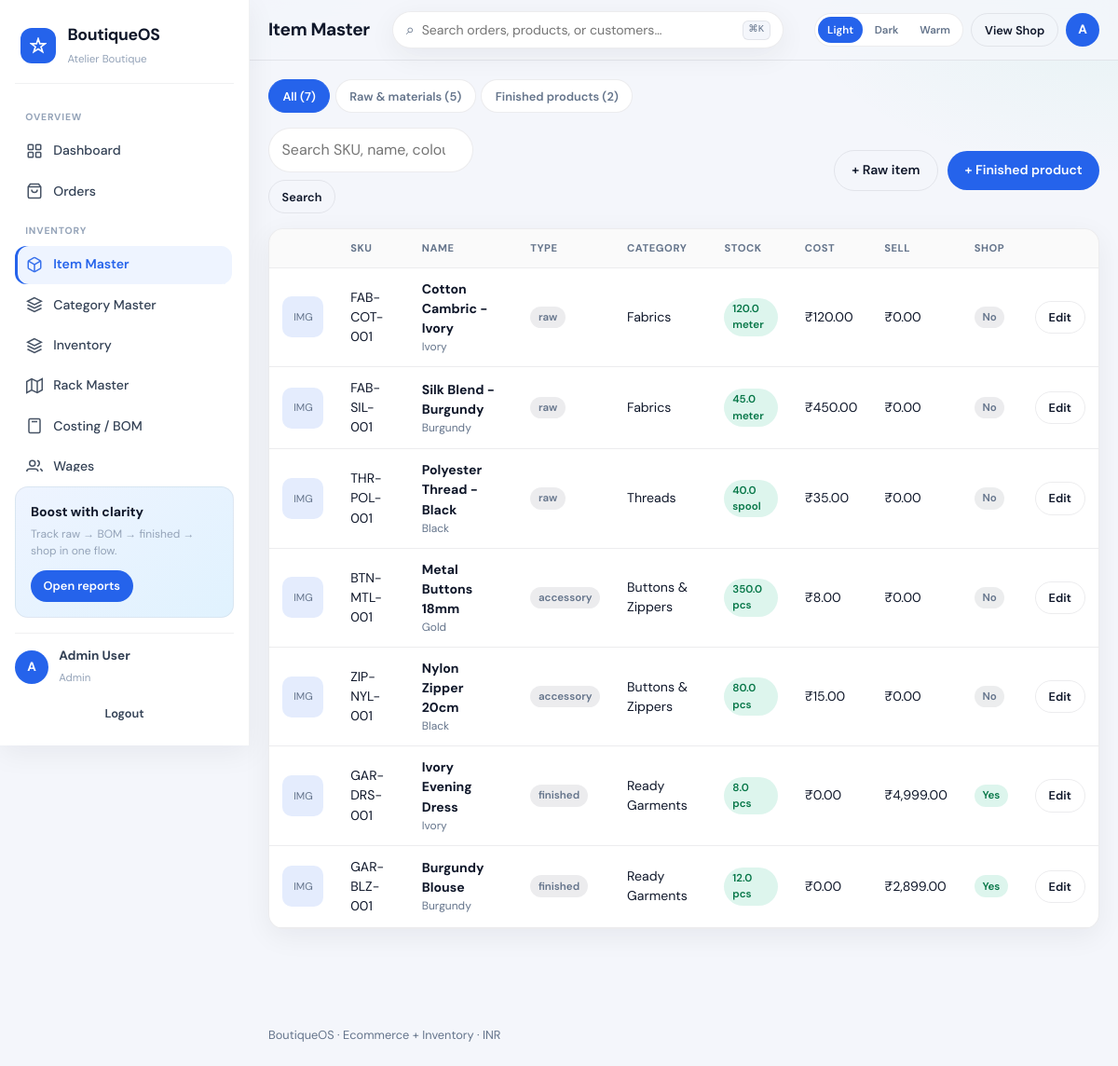
The page /admin/items.php (signed in) on the database its author committed.
### tables this page shows
CREATE TABLE items (
  id INT UNSIGNED AUTO_INCREMENT PRIMARY KEY,
  sku VARCHAR(60) NOT NULL UNIQUE,
  name VARCHAR(200) NOT NULL,
  slug VARCHAR(220) NOT NULL UNIQUE,
  category_id INT UNSIGNED DEFAULT NULL,
  item_type ENUM('raw','finished','accessory','consumable') NOT NULL DEFAULT 'raw',
  unit VARCHAR(30) NOT NULL DEFAULT 'pcs',
  description TEXT,
  color VARCHAR(60) DEFAULT NULL,
  size VARCHAR(40) DEFAULT NULL,
  material VARCHAR(120) DEFAULT NULL,
  brand VARCHAR(120) DEFAULT NULL,
  cost_price DECIMAL(12,2) NOT NULL DEFAULT 0,
  sell_price DECIMAL(12,2) NOT NULL DEFAULT 0,
  min_stock DECIMAL(12,2) NOT NULL DEFAULT 0,
  image VARCHAR(255) DEFAULT NULL,
  gallery JSON DEFAULT NULL,
  is_sellable TINYINT(1) NOT NULL DEFAULT 0,
  is_active TINYINT(1) NOT NULL DEFAULT 1,
  created_at TIMESTAMP DEFAULT CURRENT_TIMESTAMP,
  updated_at TIMESTAMP DEFAULT CURRENT_TIMESTAMP ON UPDATE CURRENT_TIMESTAMP,
  INDEX (category_id),
  INDEX (item_type),
  INDEX (is_sellable),
  CONSTRAINT fk_items_category FOREIGN KEY (category_id) REFERENCES categories(id) ON DELETE SET NULL
);

CREATE TABLE categories (
  id INT UNSIGNED AUTO_INCREMENT PRIMARY KEY,
  name VARCHAR(120) NOT NULL,
  slug VARCHAR(140) NOT NULL UNIQUE,
  type ENUM('raw','finished','accessory','service') NOT NULL DEFAULT 'raw',
  parent_id INT UNSIGNED DEFAULT NULL,
  description TEXT,
  is_active TINYINT(1) NOT NULL DEFAULT 1,
  created_at TIMESTAMP DEFAULT CURRENT_TIMESTAMP,
  INDEX (parent_id)
);

### config/bootstrap.php (called while the page is built, shortened)
<?php
function settings(): array {
    static $cfg = null;
    if ($cfg !== null) return $cfg;
    $file = ROOT_PATH . '/settings.json';
    $cfg = json_decode((string) file_get_contents($file), true) ?: [];
    return $cfg;
}
function money(float|int|string $amount): string {
    $s = settings();
    $sym = $s['currency_symbol'] ?? '₹';
    $n = (float) $amount;
    if (class_exists('NumberFormatter')) {
        $fmt = new NumberFormatter($s['locale'] ?? 'en_IN', NumberFormatter::DECIMAL);
        $fmt->setAttribute(NumberFormatter::FRACTION_DIGITS, 2);
        $fmt->setAttribute(NumberFormatter::MIN_FRACTION_DIGITS, 2);
        return $sym . $fmt->format($n);
    }
    $neg = $n < 0 ? '-' : '';
    $n = abs($n);
    $int = (int) floor($n);
    $dec = sprintf('%02d', (int) round(($n - $int) * 100));
    $sInt = (string) $int;
    $last3 = substr($sInt, -3);
    $rest = substr($sInt, 0, -3);
    $rest = preg_replace('/\B(?=(\d{2})+(?!\d))/', ',', $rest);
    return $neg . $sym . $rest . ',' . $last3 . '.' . $dec;
}
function e(?string $str): string {
    return htmlspecialchars((string) $str, ENT_QUOTES | ENT_SUBSTITUTE, 'UTF-8');
}

### admin/items.php (the view, shortened to what this page needs)
<?php
require_once dirname(__DIR__) . '/config/bootstrap.php';
$pdo = db();
$typeFilter = $_GET['type'] ?? 'all';
$q = trim($_GET['q'] ?? '');
$sql = "
  SELECT i.*, c.name AS category_name,
         COALESCE((SELECT SUM(qty) FROM inventory WHERE item_id=i.id),0) AS stock_qty
  FROM items i
  LEFT JOIN categories c ON c.id=i.category_id
  WHERE i.is_active=1
";
$params = [];
$sql .= " ORDER BY i.updated_at DESC";
$st = $pdo->prepare($sql);
$st->execute($params);
$items = $st->fetchAll();
$counts = [
    'all' => (int)$pdo->query("SELECT COUNT(*) FROM items WHERE is_active=1")->fetchColumn(),
    'raw' => (int)$pdo->query("SELECT COUNT(*) FROM items WHERE is_active=1 AND item_type IN ('raw','accessory','consumable')")->fetchColumn(),
    'finished' => (int)$pdo->query("SELECT COUNT(*) FROM items WHERE is_active=1 AND item_type='finished'")->fetchColumn(),
];
require ROOT_PATH . '/includes/admin_header.php';
?>
<div class="type-tabs">
  <a href="?type=all" class="<?= $typeFilter==='all'?'active':'' ?>">All (<?= $counts['all'] ?>)</a>
  <a href="?type=raw" class="<?= $typeFilter==='raw'?'active':'' ?>">Raw & materials (<?= $counts['raw'] ?>)</a>
  <a href="?type=finished" class="<?= $typeFilter==='finished'?'active':'' ?>">Finished products (<?= $counts['finished'] ?>)</a>
</div>
<div class="toolbar">
  <form method="get" style="display:flex;gap:.5rem;flex-wrap:wrap;align-items:center;flex:1">
    <input type="search" name="q" id="tableSearch" class="filter-input" value="<?= e($q) ?>" placeholder="Search SKU, name, colour…" style="border-radius:999px;min-width:220px">
    <button class="btn btn-outline btn-sm" type="submit">Search</button>
  </form>
  <button class="btn btn-outline" type="button" onclick="openModal('itemModal');document.getElementById('itemForm').reset();document.getElementById('itemId').value='';document.getElementById('f_item_type').value='raw';document.getElementById('modalTitle').textContent='New raw / material item';document.getElementById('f_is_sellable').checked=false">+ Raw item</button>
  <button class="btn btn-primary" type="button" onclick="openModal('itemModal');document.getElementById('itemForm').reset();document.getElementById('itemId').value='';document.getElementById('f_item_type').value='finished';document.getElementById('modalTitle').textContent='New finished product';document.getElementById('f_is_sellable').checked=true">+ Finished product</button>
</div>
<div class="panel">
  <div class="table-wrap">
    <table class="data">
      <thead>
        <tr><th></th><th>SKU</th><th>Name</th><th>Type</th><th>Category</th><th>Stock</th><th>Cost</th><th>Sell</th><th>Shop</th><th></th></tr>
      </thead>
      <tbody>
      <?php foreach ($items as $it): ?>
        <tr>
          <td>
            <?php if ($it['image']): ?>
              <img class="thumb" src="<?= e(asset($it['image'])) ?>" alt="">
            <?php else: ?>
              <div class="thumb-ph">IMG</div>
            <?php endif; ?>
          </td>
          <td><?= e($it['sku']) ?></td>
          <td>
            <strong><?= e($it['name']) ?></strong>
            <?php if ($it['color']): ?><div style="font-size:.75rem;color:var(--muted)"><?= e($it['color']) ?><?= $it['size'] ? ' · '.e($it['size']) : '' ?></div><?php endif; ?>
          </td>
          <td><span class="badge badge-muted"><?= e($it['item_type']) ?></span></td>
          <td><?= e($it['category_name'] ?: '—') ?></td>
          <td>
            <?php $low = (float)$it['stock_qty'] < (float)$it['min_stock']; ?>
            <span class="badge <?= $low ? 'badge-warn' : 'badge-ok' ?>"><?= e(number_format((float)$it['stock_qty'],1)) ?> <?= e($it['unit']) ?></span>
          </td>
          <td><?= e(money($it['cost_price'])) ?></td>
          <td><?= e(money($it['sell_price'])) ?></td>
          <td><?= $it['is_sellable'] ? '<span class="badge badge-ok">Yes</span>' : '<span class="badge badge-muted">No</span>' ?></td>
          <td>
            <button type="button" class="btn btn-outline btn-sm" onclick='editItem(<?= json_encode($it, JSON_HEX_TAG|JSON_HEX_APOS|JSON_HEX_AMP) ?>)'>Edit</button>
          </td>
        </tr>
      <?php endforeach; ?>
      </tbody>
    </table>
  </div>
</div>
<?php require ROOT_PATH . '/includes/admin_footer.php'; ?>

### assets/css/app.css (style rules this page uses)
*,*::before,*::after { box-sizing:border-box;margin:0;padding:0 }
html { -webkit-text-size-adjust:100%;scroll-behavior:smooth }
body { font-family:"DM Sans",system-ui,sans-serif;color:var(--ink);background:var(--surface);line-height:1.5;min-height:100dvh }
a { color:inherit;text-decoration:none }
button,input,select,textarea { font:inherit }
:root,html[data-theme=light] { --primary:#2563EB;--accent:#2563EB;--accent-2:#10B981;--warn:#F59E0B;--danger:#EF4444; --surface:#F4F6FB;--panel:#FFFFFF;--ink:#0F172A;--muted:#64748B; --line:rgba(15,23,42,.08);--shadow:0 8px 30px rgba(15,23,42,.06); --sidebar-bg:#FFFFFF;--sidebar-ink:#334155;--sidebar-muted:#94A3B8; --sidebar-active-bg:#EEF4FF;--sidebar-active:#2563EB;--sidebar-border:rgba(15,23,42,.06); --topbar-bg:rgba(244,246,251,.86);--input-bg:#fff;--stripe:rgba(37,99,235,.12); --radius:16px;--sidebar:268px;--safe-b:env(safe-area-inset-bottom,0px); --promo-bg:linear-gradient(145deg,#EEF4FF,#E0F2FE);--chart-bar:#2563EB;--chart-bar-alt:#10B981;--chart-bar-muted:#CBD5E1; }
.app-body { background: radial-gradient(900px 420px at 0% -10%,var(--stripe),transparent 55%), radial-gradient(700px 380px at 100% 0%,rgba(16,185,129,.06),transparent 50%), var(--surface) }
.btn { display:inline-flex;align-items:center;justify-content:center;gap:.4rem;border:0;border-radius:999px;padding:.65rem 1.15rem;font-weight:600;font-size:.875rem;cursor:pointer;transition:.15s ease;white-space:nowrap }
.btn-sm { padding:.45rem .85rem;font-size:.8rem }
.btn-primary { background:var(--primary);color:#fff }
.btn-outline { background:transparent;border:1px solid var(--line);color:var(--ink) }
.panel { background:var(--panel);border:1px solid var(--line);border-radius:var(--radius);overflow:hidden;box-shadow:var(--shadow) }
.toolbar { display:flex;gap:.65rem;flex-wrap:wrap;align-items:center;margin-bottom:1rem }
.table-wrap { overflow:auto }
table.data { width:100%;border-collapse:collapse;font-size:.88rem }
table.data th,table.data td { padding:.75rem .9rem;text-align:left;border-bottom:1px solid var(--line);vertical-align:middle }
table.data th { font-size:.7rem;text-transform:uppercase;letter-spacing:.05em;color:var(--muted);font-weight:700;background:rgba(15,23,42,.02) }
.thumb-ph { width:44px;height:44px;border-radius:10px;background:var(--stripe);display:grid;place-items:center;font-size:.7rem;color:var(--muted) }
.badge { display:inline-flex;align-items:center;padding:.2rem .55rem;border-radius:999px;font-size:.72rem;font-weight:600 }
.badge-ok { background:rgba(16,185,129,.14);color:#067647 }
.badge-muted { background:var(--line);color:var(--muted) }
.field input,.field select,.field textarea,.filter-input { border:1px solid var(--line);border-radius:12px;padding:.7rem .85rem;background:var(--input-bg);color:var(--ink);outline:none;transition:.15s }
.type-tabs { display:flex;gap:.35rem;flex-wrap:wrap;margin-bottom:1rem }
.type-tabs a { padding:.45rem .9rem;border-radius:999px;font-size:.8rem;font-weight:600;color:var(--muted);background:var(--panel);border:1px solid var(--line) }
.type-tabs a.active { background:var(--accent);border-color:var(--accent);color:#fff }
.stat-card,.panel { animation:fadeIn .35s ease both }

### rows shown on the page
items: shows "IMG", sku "FAB-COT-001", name "Cotton Cambric - Ivory", color "Ivory", item_type "raw", category.name "Fabrics", stock_qty "120.0", unit "meter", cost_price "₹120.00", sell_price "₹0.00", is_sellable "No"
items: shows "IMG", sku "FAB-SIL-001", name "Silk Blend - Burgundy", color "Burgundy", item_type "raw", category.name "Fabrics", stock_qty "45.0", unit "meter", cost_price "₹450.00", sell_price "₹0.00", is_sellable "No"
items: shows "IMG", sku "THR-POL-001", name "Polyester Thread - Black", color "Black", item_type "raw", category.name "Threads", stock_qty "40.0", unit "spool", cost_price "₹35.00", sell_price "₹0.00", is_sellable "No"
items: shows "IMG", sku "BTN-MTL-001", name "Metal Buttons 18mm", color "Gold", item_type "accessory", category.name "Buttons & Zippers", stock_qty "350.0", unit "pcs", cost_price "₹8.00", sell_price "₹0.00", is_sellable "No"
items: shows "IMG", sku "ZIP-NYL-001", name "Nylon Zipper 20cm", color "Black", item_type "accessory", category.name "Buttons & Zippers", stock_qty "80.0", unit "pcs", cost_price "₹15.00", sell_price "₹0.00", is_sellable "No"
items: shows "IMG", sku "GAR-DRS-001", name "Ivory Evening Dress", color "Ivory", item_type "finished", category.name "Ready Garments", stock_qty "8.0", unit "pcs", cost_price "₹0.00", sell_price "₹4,999.00", is_sellable "Yes"
items: shows "IMG", sku "GAR-BLZ-001", name "Burgundy Blouse", color "Burgundy", item_type "finished", category.name "Ready Garments", stock_qty "12.0", unit "pcs", cost_price "₹0.00", sell_price "₹2,899.00", is_sellable "Yes"

### other values the page prints
$cfg['app_name'] "BoutiqueOS"
$cfg['business_name'] "Atelier Boutique"
$groups[$g] "OVERVIEW"
$item['label'] "Dashboard"
$item['label'] "Orders"
$groups[$g] "INVENTORY"
$item['label'] "Item Master"
$item['label'] "Category Master"
$item['label'] "Inventory"
$item['label'] "Rack Master"
$item['label'] "Costing / BOM"
$item['label'] "Wages"
mb_substr($user['name'] ?? 'U', 0, 1) "A"
$user['name'] "Admin User"
$user['role'] "Admin"
